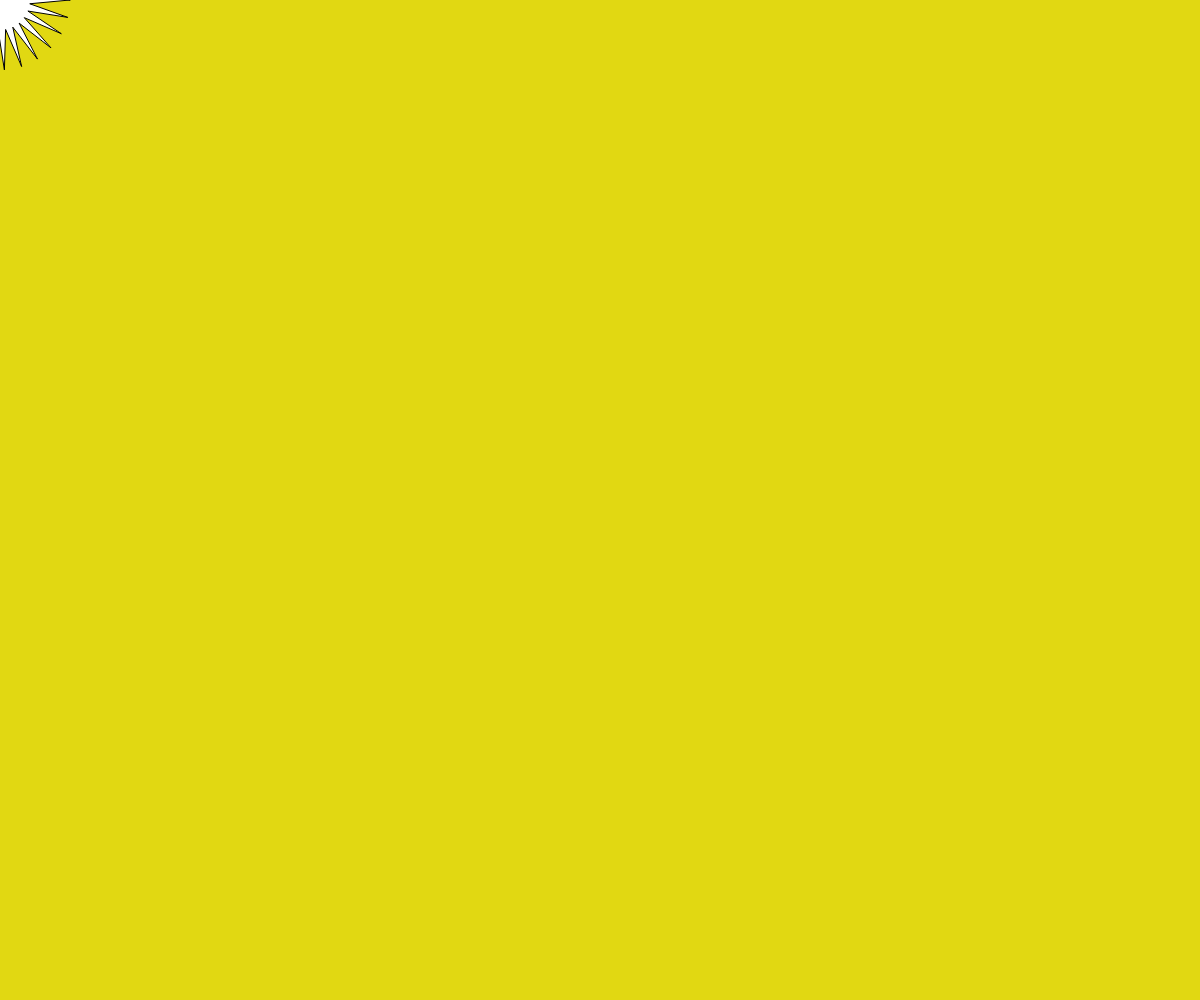
Frame 1 (no input)
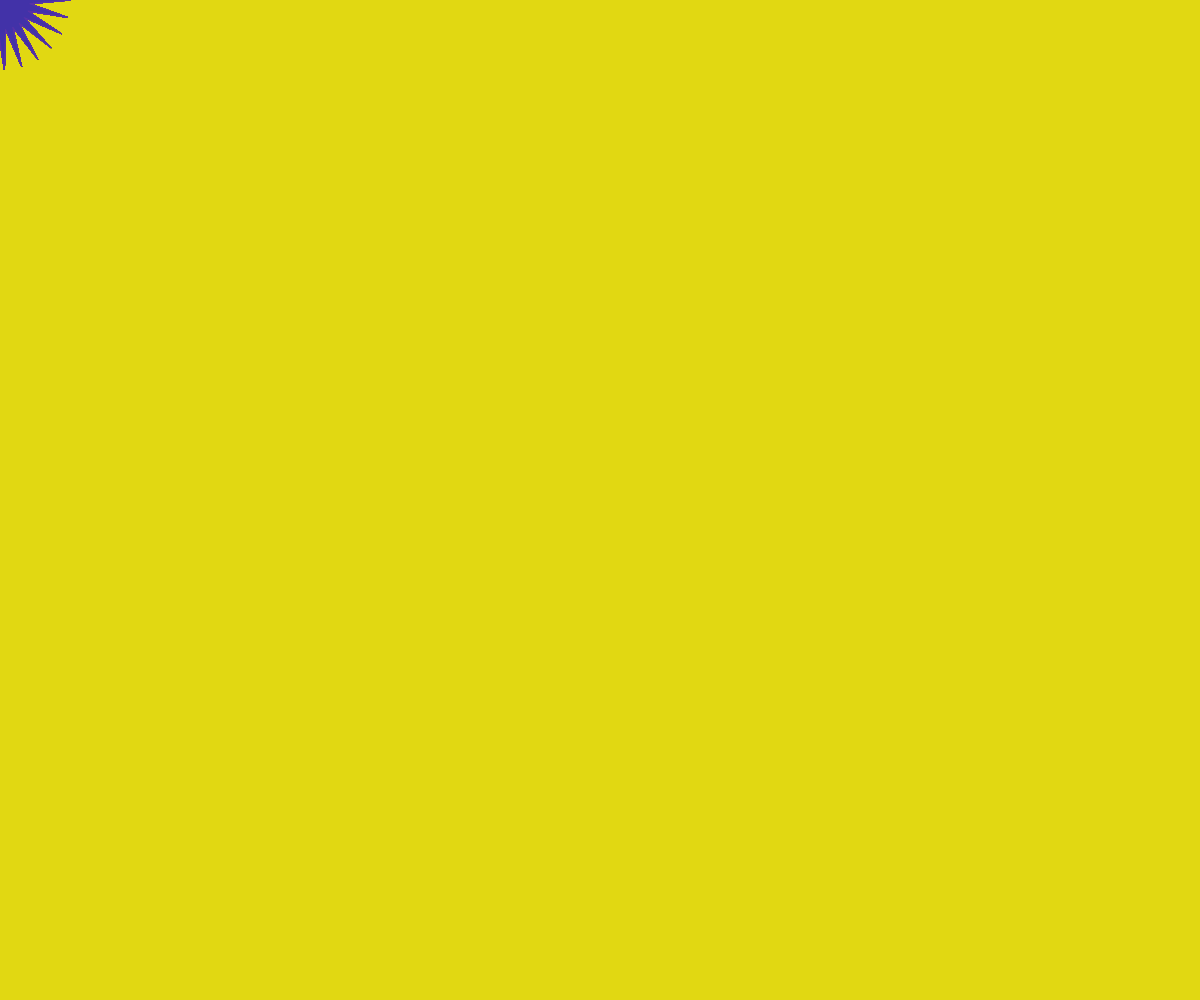
Frame 60 (no input)
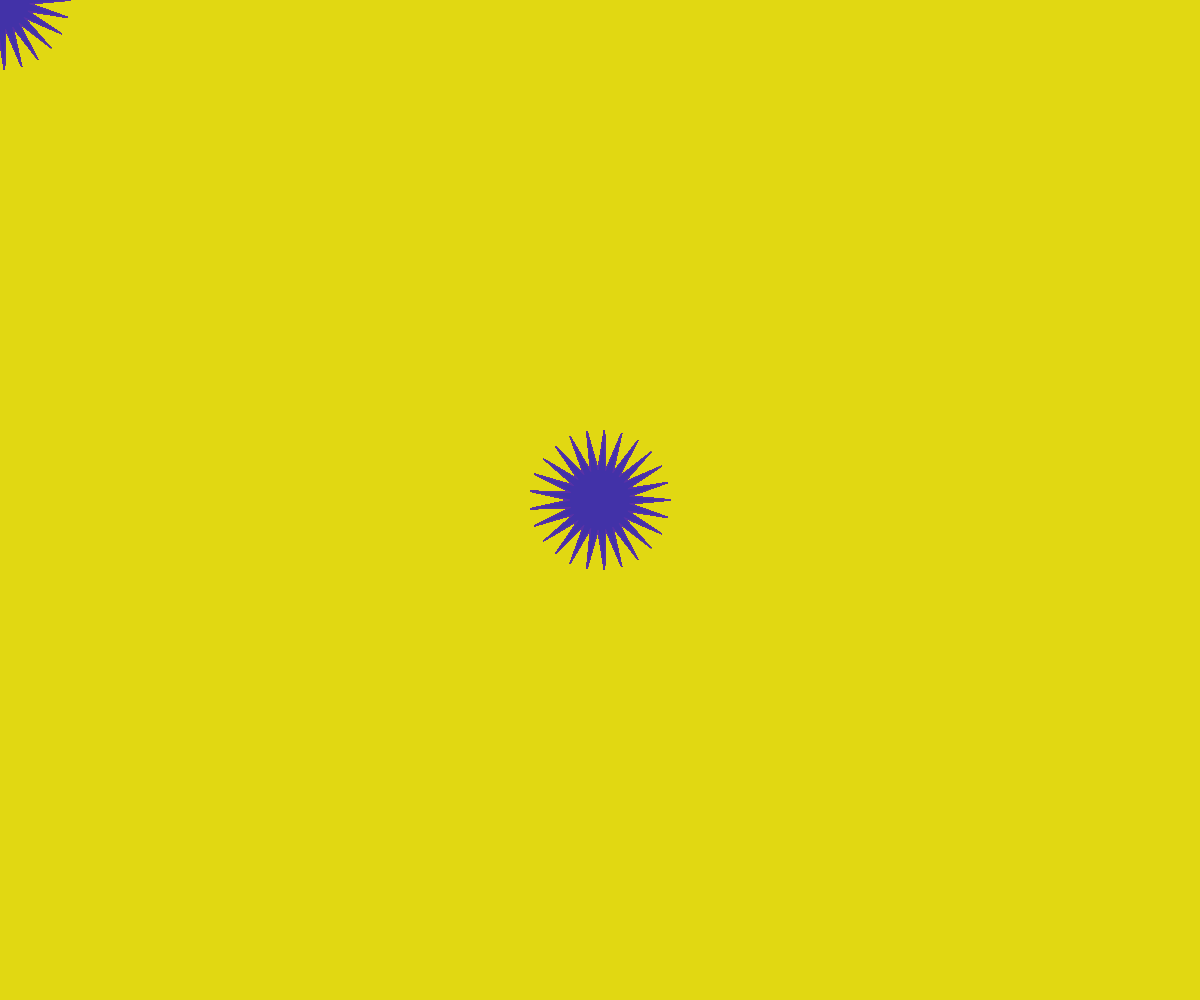
Frame 120 (the mouse pressed at the canvas centre since frame 60)

The p5.js sketch that drew these frames (run headless with seeded random() and noise() and a simulated clock; from frame 60 on, the mouse is pressed at the canvas centre):

// p5.js sketch
// ── sketch.js
function setup() {
    createCanvas(windowWidth, windowHeight);
    alert("Key statement for peice titled Itchy. Use mouse to manuever icon around the screen to fill background and add texture to the artwork. I wanted to elicit a sense of uneasiness within the user and i felt the best way to do so was to choose colors that contrasted with one another but were also complimentary so it doesnt completley burn the retinas. The amount of arms the icon has and the decision to have its shadow build up over the background adds a unique texture to the peice each time its opened so it is unsettling and in turn also adds depth to it as well")
    background(225, 216, 18)
  }
  
  function draw() {
  translate(width * 0.0, height * 0.0);
  star(mouseX, mouseY, 30, 70, 25);
  stroke(90, 50, 168);
  fill(66, 50, 168);

  function star(x, y, radius1, radius2, npoints) {
    let angle = TWO_PI / npoints;
    let halfAngle = angle / 2.0;
    beginShape();
    for (let a = 0; a < TWO_PI; a += angle) {
      let sx = x + cos(a) * radius2;
      let sy = y + sin(a) * radius2;
      vertex(sx, sy);
      sx = x + cos(a + halfAngle) * radius1;
      sy = y + sin(a + halfAngle) * radius1;
      vertex(sx, sy);
    }
    endShape(CLOSE);
  }
  }
